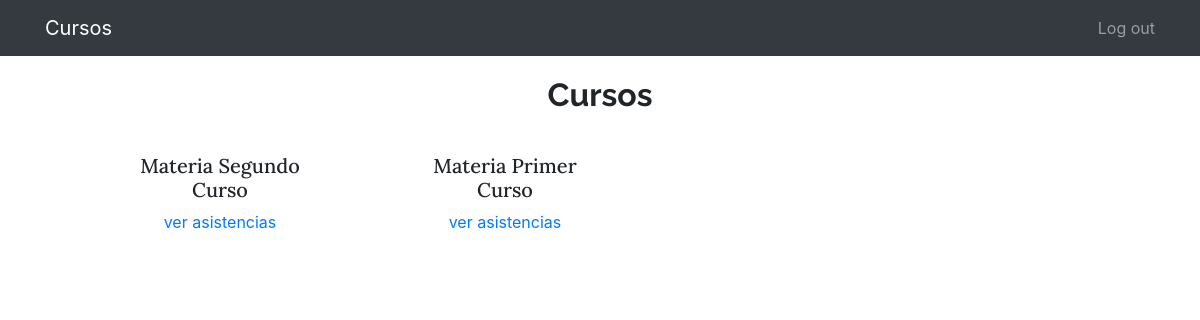
Page /asistencia/cursos/ (signed in) on the committed database.
### cursos/models.py (models this page shows, shortened)
class Base(models.Model):
    created = models.DateTimeField(auto_now_add=True)
    updated = models.DateTimeField(auto_now=True)
    class Meta:
        abstract = True

class Curso(Base):
    codigo_curso = models.CharField(max_length=20, unique=True)
    nombre_curso = models.CharField(max_length=100)
    class Meta:
        ordering = ["created"]

### cursos/views.py (the view)
# urls.py: path("", CursoList.as_view(), name="cursos"),
@method_decorator(login_required, name="dispatch")
class CursoList(ListView):
    model = Curso
    template_name = "cursos/curso_list.html"

### cursos/templates/cursos/curso_list.html (shortened to what this page needs)
{% extends 'core/base.html' %}
{% load static %}
{% block content %}
<main role="main">
    <div class="container mb-4">
        <h2 class="text-center">Cursos</h2>
        <div class="row text-center">
            {% for curso in object_list|dictsort:"id" reversed %}
            <div class="col-md-2 offset-md-1">
                <h5>{{ curso.nombre_curso }}</h5>
                <a href="{% url 'cursos:curso' curso.codigo_curso %}" class="profile-link">ver asistencias</a>
            </div>
            {% endfor %}
        </div>
    </div>
</main>
{% endblock %}

### core/static/core/css/main.css (style rules this page uses)
main { padding-top: 20px; }
:root { --jumbotron-padding-y: 3rem; }
h2 { font-family: 'Raleway', sans-serif; font-weight: 700; }
h5 { margin-top: 10px; font-family: 'Lora', serif; }
.profile-link { color: #007bff; text-decoration: none; }
.row { margin-top: 30px; }
.col-md-2 { margin-bottom: 30px; }
.offset-md-1 { margin-left: 8.33333%; }

### rows in the picture
Curso: nombre_curso "Materia Segundo Curso"
Curso: nombre_curso "Materia Primer Curso"
